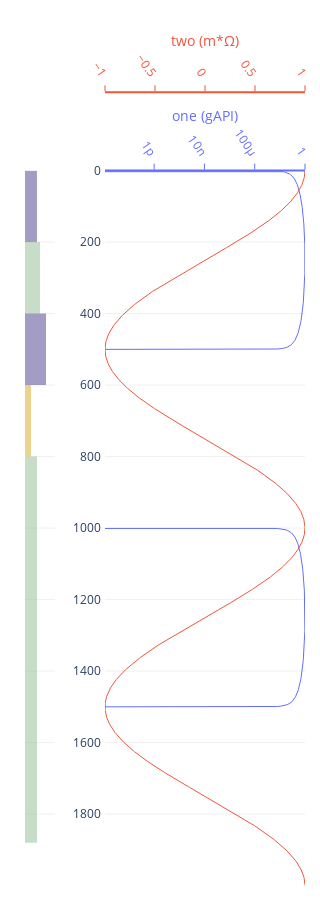

Notebook code cell kept with this figure:
### Code cell
striplog_track = pozo.Track(name="striplog")
striplog_track.set_theme({"force": True, "track_width": 30})
striplog_track.note_list.extend([
    pozo.Note((0, 200), fillcolor='darkslateblue', show_text=False, width=.4),
    pozo.Note((200, 400), fillcolor='darkseagreen', show_text=False, width=.5),
    pozo.Note((400, 600), fillcolor='darkslateblue', show_text=False, width=.7),
    pozo.Note((600, 800), fillcolor='goldenrod', show_text=False, width=.2),
    pozo.Note((800, 1880), fillcolor='darkseagreen', show_text=False, width=.4),
])
graph1.replace_tracks(("striplog", striplog_track))
graph1.move_tracks(striplog_track, position=0)

graph1.render(depth_position=1).show(renderer="plotly_mimetype")

### Figure 1 — Plotly figure (JSON) as saved in the notebook; plotly's stock layout.template omitted (floating-point values rounded to 4 significant figures; data arrays with more than 128 entries replaced by an {"elided": "..."} marker saying what was removed)
{"data": [{"hoverinfo": "skip", "mode": "markers", "opacity": 0, "showlegend": false, "type": "scatter", "uid": "353a5ea3-0a73-4825-8894-dfe94a342ab4", "x": [0], "xaxis": "x", "y": [0], "yaxis": "y"}, {"fillcolor": "blue", "hovertemplate": "Depth: %{y}, Value: %{x}", "line": {"color": "#636efa", "width": 1}, "mode": "lines", "name": "one", "showlegend": false, "type": "scatter", "uid": "2dd0a8d5-eeb2-48d6-9cda-6256d8d806bc", "x": {"elided": "2000 float values"}, "xaxis": "x2", "y": {"elided": "2000 int values"}, "yaxis": "y"}, {"fillcolor": "blue", "hovertemplate": "Depth: %{y}, Value: %{x}", "line": {"color": "#ef553b", "width": 1}, "mode": "lines", "name": "two", "showlegend": false, "type": "scatter", "uid": "f628c968-f1d5-463c-9c25-2da87321f1c4", "x": {"elided": "2000 float values"}, "xaxis": "x3", "y": {"elided": "2000 int values"}, "yaxis": "y"}], "layout": {"annotations": [{"axref": "x domain", "ayref": "y", "showarrow": false, "text": "", "x": 1, "xref": "x domain", "y": 0, "yref": "y", "yshift": -5}, {"axref": "x domain", "ayref": "y", "showarrow": false, "text": "", "x": 1, "xref": "x domain", "y": 200, "yref": "y", "yshift": -5}, {"axref": "x domain", "ayref": "y", "showarrow": false, "text": "", "x": 1, "xref": "x domain", "y": 400, "yref": "y", "yshift": -5}, {"axref": "x domain", "ayref": "y", "showarrow": false, "text": "", "x": 1, "xref": "x domain", "y": 600, "yref": "y", "yshift": -5}, {"axref": "x domain", "ayref": "y", "showarrow": false, "text": "", "x": 1, "xref": "x domain", "y": 800, "yref": "y", "yshift": -5}], "height": 900, "legend": {"x": 1.02, "xanchor": "left", "y": 1, "yanchor": "top"}, "margin": {"b": 5, "l": 15, "r": 15, "t": 5}, "paper_bgcolor": "#FFFFFF", "plot_bgcolor": "#FFFFFF", "shapes": [{"fillcolor": "darkslateblue", "layer": "above", "line": {"color": "black", "dash": "dot", "width": 0}, "opacity": 0.5, "type": "rect", "x0": 0, "x1": 0.4, "xref": "x domain", "y0": 0, "y1": 200, "yref": "y"}, {"fillcolor": "darkseagreen", "layer": "above", "line": {"color": "black", "dash": "dot", "width": 0}, "opacity": 0.5, "type": "rect", "x0": 0, "x1": 0.5, "xref": "x domain", "y0": 200, "y1": 400, "yref": "y"}, {"fillcolor": "darkslateblue", "layer": "above", "line": {"color": "black", "dash": "dot", "width": 0}, "opacity": 0.5, "type": "rect", "x0": 0, "x1": 0.7, "xref": "x domain", "y0": 400, "y1": 600, "yref": "y"}, {"fillcolor": "goldenrod", "layer": "above", "line": {"color": "black", "dash": "dot", "width": 0}, "opacity": 0.5, "type": "rect", "x0": 0, "x1": 0.2, "xref": "x domain", "y0": 600, "y1": 800, "yref": "y"}, {"fillcolor": "darkseagreen", "layer": "above", "line": {"color": "black", "dash": "dot", "width": 0}, "opacity": 0.5, "type": "rect", "x0": 0, "x1": 0.4, "xref": "x domain", "y0": 800, "y1": 1880, "yref": "y"}, {"fillcolor": "#FFFFFF", "line": {"width": 0}, "type": "rect", "x0": 0.01408, "x1": 0.1197, "xref": "paper", "y0": 1, "y1": 0.8222, "yref": "paper"}], "showlegend": true, "width": 284, "xaxis": {"autorange": true, "domain": [0.01408, 0.1197], "fixedrange": true, "position": 0.8222, "range": [-1, 1], "showgrid": false, "showline": false, "side": "top", "type": "linear", "visible": false, "zeroline": false}, "xaxis2": {"autorange": true, "domain": [0.2958, 1], "gridcolor": "#f0f0f0", "linecolor": "#636efa", "linewidth": 2, "nticks": 0, "position": 0.8222, "range": [-15.91, 0], "showgrid": false, "showline": true, "side": "top", "tickangle": 55, "tickcolor": "#636efa", "tickfont": {"color": "#636efa"}, "ticklen": 6, "tickmode": "auto", "ticks": "outside", "tickwidth": 1, "title": {"font": {"color": "#636efa"}, "standoff": 0, "text": "one (gAPI)"}, "type": "log", "zeroline": false}, "xaxis3": {"anchor": "free", "autorange": true, "domain": [0.2958, 1], "gridcolor": "#f0f0f0", "linecolor": "#ef553b", "linewidth": 2, "nticks": 0, "overlaying": "x2", "position": 0.9111, "range": [-1, 1], "showgrid": false, "showline": true, "side": "top", "tickangle": 55, "tickcolor": "#ef553b", "tickfont": {"color": "#ef553b"}, "ticklen": 6, "tickmode": "auto", "ticks": "outside", "tickwidth": 1, "title": {"font": {"color": "#ef553b"}, "standoff": 0, "text": "two (m*Ω)"}, "type": "linear", "zeroline": false}, "yaxis": {"domain": [0.01111, 0.8222], "gridcolor": "#f0f0f0", "maxallowed": 1999, "minallowed": 0, "position": 0.2817, "range": [1999, 0], "showgrid": true, "showline": false, "type": "linear", "visible": true, "zeroline": false}}}
